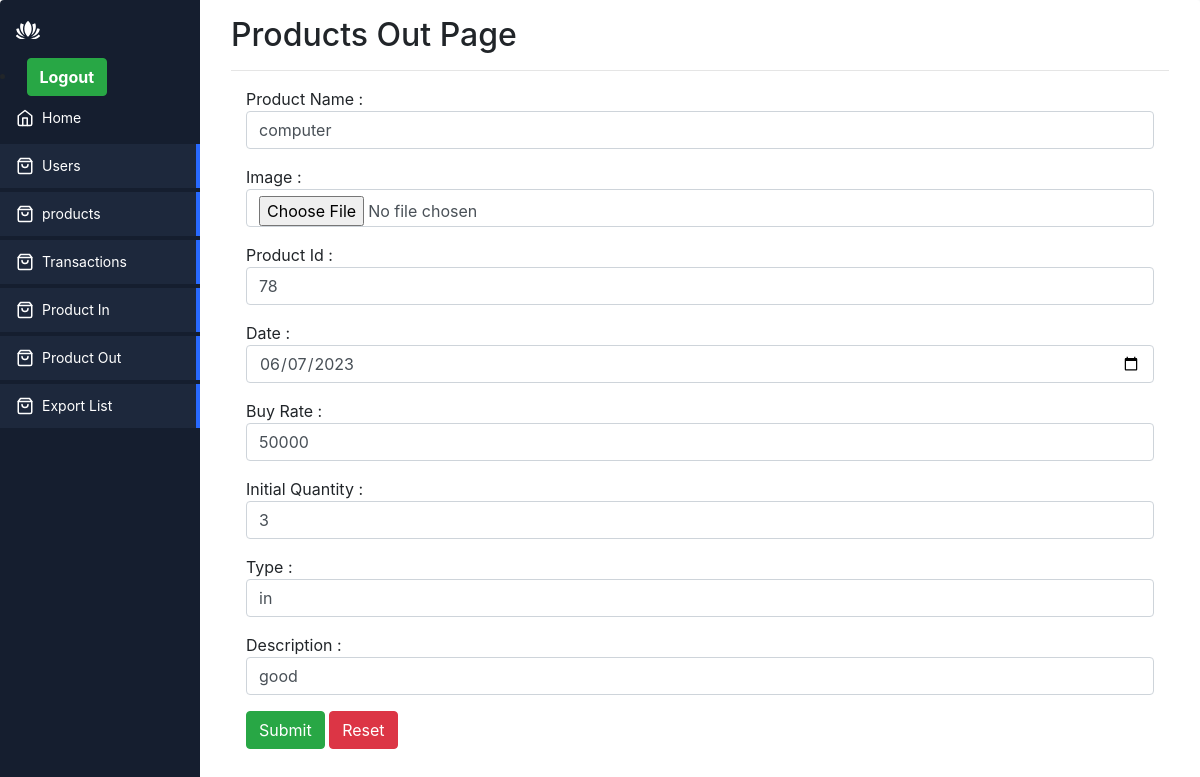
The app's page /Product-out_edit.php?id=49 with its own data.
### tables this page shows
CREATE TABLE `products` (
  `id` int(11) NOT NULL,
  `name` varchar(500) NOT NULL,
  `image` varchar(500) NOT NULL,
  `product_id` varchar(500) NOT NULL,
  `buy_rate` varchar(500) NOT NULL,
  `initial_quantity` varchar(11) NOT NULL,
  `description` text NOT NULL,
  `date` date NOT NULL,
  `type` text NOT NULL
);

### Product-out_edit.php (the view, shortened to what this page needs)
<?php
    include 'include/connection.php';
    include 'include/header.php' ;
    $id = $_GET['id'] ;
    $sql = "SELECT * FROM Products WHERE id='$id'";
    $result = $db->query($sql);
    $data = $result->fetch_assoc();
?>
<div class="app-content">
    <div class="container">
        <div class="row">
            <div class="col-md-12">
                <h2> Products Out Page</h2>  <hr>
            </div>
        </div>
    <div class="container">
            <div class="row">
              <div class="col-md-12">
                    <form action="update-Product-out.php" method="POST">
                        <p>Product Name : <input name="name" type="text" value="<?php echo $data['name'] ; ?>" class="form-control" placeholder="Enter your name"></p>
                        <p>Image : <input type="file"  name="image" id="image"  value="<?php echo $data['image'] ; ?>" class="form-control" ></p>
                        <p>Product Id  : <input name="product_id" type="text" value="<?php echo $data['product_id'] ; ?>" class="form-control" placeholder="Enter User product id "></p>
                        <p>Date : <input name="date" type="date" value="<?php echo $data['date'] ; ?>" class="form-control" placeholder="select Date "></p>
                        <p>Buy Rate  : <input name="buy_rate" type="text" value="<?php echo $data['buy_rate'] ; ?>" class="form-control" placeholder="Enter User buy rate "></p>
                        <p>Initial Quantity  : <input name="initial_quantity" type="text" value="<?php echo $data['initial_quantity'] ; ?>" class="form-control" placeholder="Enter User initial quantity "></p>
                        <p>Type : <input name="type" type="text" value="<?php echo $data['type'] ; ?>" class="form-control" placeholder="Enter User type "></p>
                        <p>Description  : <input name="description" type="text" value="<?php echo $data['description'] ; ?>" class="form-control" placeholder="Enter User description "></p>
                        <button type="submit" class="btn btn-success">Submit</button>
                        <button type="reset" class="btn btn-danger">Reset</button>
                    </form>
               </div>
            </div>
    </div>
</div>
<?php include 'include/footer.php' ; ?>

### assets/style.css (style rules this page uses)
* { box-sizing: border-box; }
:root { --app-bg: #101827; --sidebar: rgba(21, 30, 47,1); --sidebar-main-color: #fff; --table-border: #1a2131; --table-header: #1a2131; --app-content-main-color: #fff; --sidebar-link: #fff; --sidebar-active-link: #1d283c; --sidebar-hover-link: #1a2539; --action-color: #2869ff; --action-color-hover: #6291fd; --app-content-secondary-color: #1d283c; --filter-reset: #2c394f; --filter-shadow: rgba(16, 24, 39, 0.8) 0px 6px 12px -2px, rgba(0, 0, 0, 0.3) 0px 3px 7px -3px; }
body, html { margin: 0; padding: 0; height: 100%; width: 100%; }
body { overflow: hidden; font-family: "Poppins", sans-serif; background-color: var(--app-bg); -webkit-font-smoothing: antialiased; -moz-osx-font-smoothing: grayscale; }
.app-content { padding: 16px; background-color: #ffffff; height: 100%; flex: 1; max-height: 100%; display: flex; flex-direction: column; }

### records on screen
products: name "computer", product_id "78", date "06/07/2023", buy_rate "50000", initial_quantity "3", type "in", description "good"
